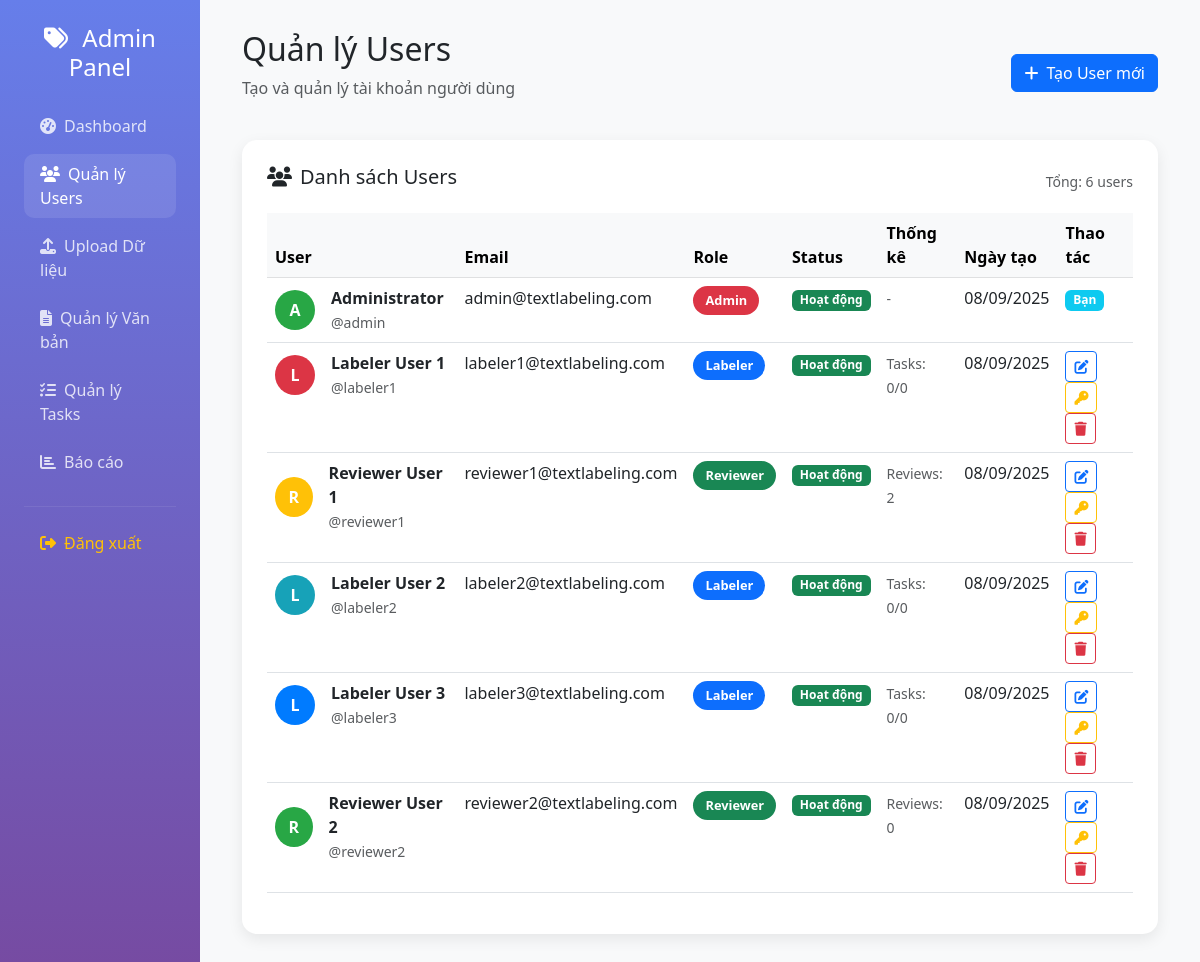
/admin/users.php (signed in), run on an earlier commit of the app's database.
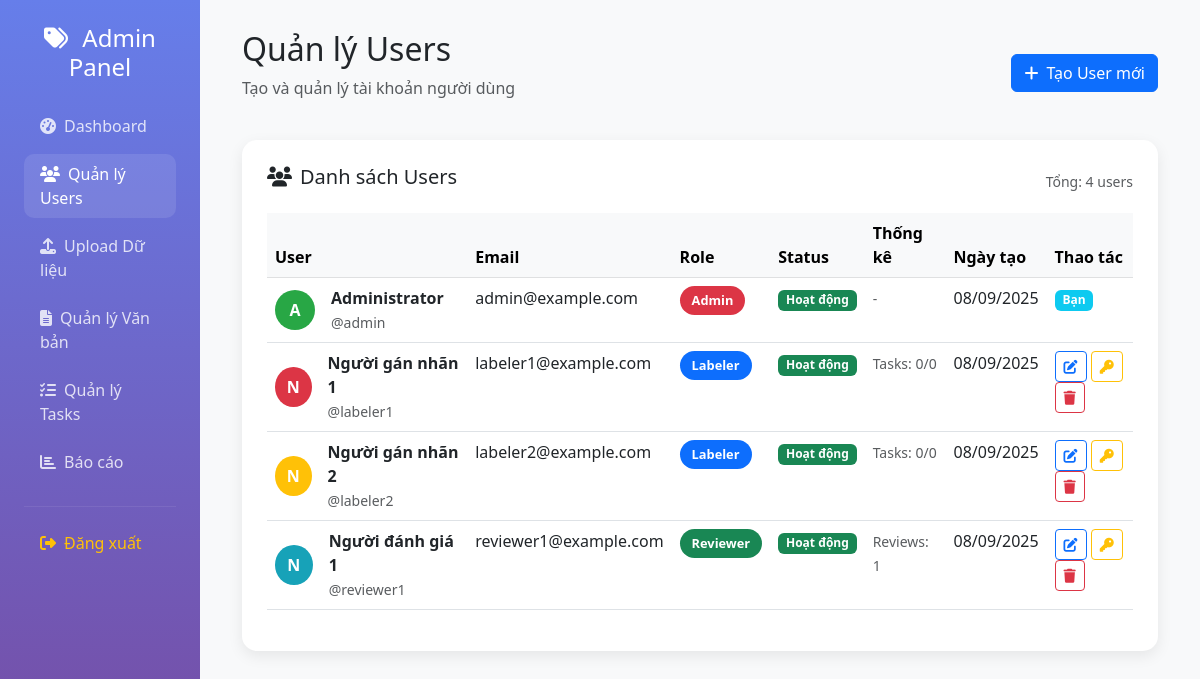
And on a later commit of the database.
### tables this page shows
CREATE TABLE users (
    id INT AUTO_INCREMENT PRIMARY KEY,
    username VARCHAR(50) UNIQUE NOT NULL,
    password VARCHAR(255) NOT NULL,
    full_name VARCHAR(100) NOT NULL,
    email VARCHAR(100),
    role ENUM('admin', 'labeler', 'reviewer') NOT NULL,
    status ENUM('active', 'inactive') DEFAULT 'active',
    created_at TIMESTAMP DEFAULT CURRENT_TIMESTAMP,
    updated_at TIMESTAMP DEFAULT CURRENT_TIMESTAMP ON UPDATE CURRENT_TIMESTAMP
);

### admin/users.php (the view, shortened to what this page needs)
<?php
$database = new Database();
$db = $database->getConnection();
$query = "SELECT u.*,
    COALESCE(task_stats.total_tasks, 0) as total_tasks,
    COALESCE(task_stats.completed_tasks, 0) as completed_tasks,
    COALESCE(review_stats.total_reviews, 0) as total_reviews
FROM users u
LEFT JOIN (
    SELECT assigned_to,
           COUNT(*) as total_tasks,
           SUM(CASE WHEN status = 'completed' THEN 1 ELSE 0 END) as completed_tasks
    FROM labeling_tasks
    GROUP BY assigned_to
) task_stats ON u.id = task_stats.assigned_to
LEFT JOIN (
    SELECT reviewer_id, COUNT(*) as total_reviews
    FROM reviews
    GROUP BY reviewer_id
) review_stats ON u.id = review_stats.reviewer_id
ORDER BY u.created_at DESC";
$stmt = $db->prepare($query);
$stmt->execute();
$users = $stmt->fetchAll(PDO::FETCH_ASSOC);
?>
<!DOCTYPE html>
<html lang="vi">
<head>
    <link href="https://cdnjs.cloudflare.com/ajax/libs/bootstrap/5.3.0/css/bootstrap.min.css" rel="stylesheet">
    <link href="https://cdnjs.cloudflare.com/ajax/libs/font-awesome/6.4.0/css/all.min.css" rel="stylesheet">
</head>
<body>
    <div class="container-fluid">
        <div class="row">
            <div class="col-md-2 sidebar p-0">
                <div class="p-4">
                    <h4 class="text-center mb-4">
                        <i class="fas fa-tags me-2"></i>
                        Admin Panel
                    </h4>
                    <div class="nav flex-column">
                        <a href="dashboard.php" class="nav-link mb-2">
                            <i class="fas fa-tachometer-alt me-2"></i>Dashboard
                        </a>
                        <a href="users.php" class="nav-link active mb-2">
                            <i class="fas fa-users me-2"></i>Quản lý Users
                        </a>
                        <a href="upload.php" class="nav-link mb-2">
                            <i class="fas fa-upload me-2"></i>Upload Dữ liệu
                        </a>
                        <a href="documents.php" class="nav-link mb-2">
                            <i class="fas fa-file-text me-2"></i>Quản lý Văn bản
                        </a>
                        <a href="tasks.php" class="nav-link mb-2">
                            <i class="fas fa-tasks me-2"></i>Quản lý Tasks
                        </a>
                        <a href="reports.php" class="nav-link mb-2">
                            <i class="fas fa-chart-bar me-2"></i>Báo cáo
                        </a>
                        <hr class="my-3" style="border-color: rgba(255,255,255,0.3);">
                        <a href="../logout.php" class="nav-link text-warning">
                            <i class="fas fa-sign-out-alt me-2"></i>Đăng xuất
                        </a>
                    </div>
                </div>
            </div>
            <div class="col-md-10">
                <div class="main-content">
                    <div class="d-flex justify-content-between align-items-center mb-4">
                        <div>
                            <h2>Quản lý Users</h2>
                            <p class="text-muted">Tạo và quản lý tài khoản người dùng</p>
                        </div>
                        <button class="btn btn-primary" data-bs-toggle="modal" data-bs-target="#createUserModal">
                            <i class="fas fa-plus me-2"></i>Tạo User mới
                        </button>
                    </div>
                    <div class="table-card">
                        <div class="d-flex justify-content-between align-items-center mb-3">
                            <h5><i class="fas fa-users me-2"></i>Danh sách Users</h5>
                            <small class="text-muted">Tổng: <?php echo count($users); ?> users</small>
                        </div>
                        <div class="table-responsive">
                            <table class="table table-hover">
                                <thead class="table-light">
                                    <tr>
                                        <th>User</th>
                                        <th>Email</th>
                                        <th>Role</th>
                                        <th>Status</th>
                                        <th>Thống kê</th>
                                        <th>Ngày tạo</th>
                                        <th>Thao tác</th>
                                    </tr>
                                </thead>
                                <tbody>
                                    <?php foreach ($users as $user): ?>
                                        <tr>
                                            <td>
                                                <div class="d-flex align-items-center">
                                                    <div class="user-avatar me-3" style="background: <?php
                                                        $colors = ['#007bff', '#28a745', '#dc3545', '#ffc107', '#17a2b8'];
                                                        echo $colors[$user['id'] % count($colors)];
                                                    ?>">
                                                        <?php echo strtoupper(substr($user['full_name'] ?? $user['username'], 0, 1)); ?>
                                                    </div>
                                                    <div>
                                                        <div class="fw-bold"><?php echo htmlspecialchars($user['full_name'] ?? $user['username']); ?></div>
                                                        <small class="text-muted">@<?php echo htmlspecialchars($user['username']); ?></small>
                                                    </div>
                                                </div>
                                            </td>
                                            <td><?php echo htmlspecialchars($user['email']); ?></td>
                                            <td>
                                                <span class="badge badge-role <?php
                                                    echo $user['role'] === 'admin' ? 'bg-danger' :
                                                        ($user['role'] === 'labeler' ? 'bg-primary' : 'bg-success');
                                                ?>">
                                                    <?php
                                                    $role_names = [
                                                        'admin' => 'Admin',
                                                        'labeler' => 'Labeler',
                                                        'reviewer' => 'Reviewer'
                                                    ];
                                                    echo $role_names[$user['role']] ?? $user['role'];
                                                    ?>
                                                </span>
                                            </td>
                                            <td>
                                                <span class="badge <?php echo $user['status'] === 'active' ? 'bg-success' : 'bg-secondary'; ?>">
                                                    <?php echo $user['status'] === 'active' ? 'Hoạt động' : 'Không hoạt động'; ?>
                                                </span>
                                            </td>
                                            <td>
                                                <small class="text-muted">
                                                    <?php if ($user['role'] === 'labeler'): ?>
                                                        Tasks: <?php echo $user['completed_tasks']; ?>/<?php echo $user['total_tasks']; ?>
                                                    <?php elseif ($user['role'] === 'reviewer'): ?>
                                                        Reviews: <?php echo $user['total_reviews']; ?>
                                                    <?php else: ?>
                                                        -
                                                    <?php endif; ?>
                                                </small>
                                            </td>
                                            <td>
                                                <?php echo isset($user['created_at']) ? date('d/m/Y', strtotime($user['created_at'])) : 'N/A'; ?>
                                            </td>
                                            <td>
                                                <?php if ($user['id'] != $_SESSION['user_id']): ?>
                                                    <button class="btn btn-sm btn-outline-primary" onclick="editUser(<?php echo htmlspecialchars(json_encode($user)); ?>)">
                                                        <i class="fas fa-edit"></i>
                                                    </button>
                                                    <button class="btn btn-sm btn-outline-warning" onclick="resetPassword(<?php echo $user['id']; ?>, '<?php echo htmlspecialchars($user['username']); ?>')">
                                                        <i class="fas fa-key"></i>
                                                    </button>
                                                    <button class="btn btn-sm btn-outline-danger" onclick="deleteUser(<?php echo $user['id']; ?>, '<?php echo htmlspecialchars($user['username']); ?>')">
                                                        <i class="fas fa-trash"></i>
                                                    </button>
                                                <?php else: ?>
                                                    <span class="badge bg-info">Bạn</span>
                                                <?php endif; ?>
                                            </td>
                                        </tr>
                                    <?php endforeach; ?>
                                </tbody>
                            </table>
                        </div>
                    </div>
                </div>
            </div>
        </div>
    </div>
</body>
</html>

### admin/users.php (style rules this page uses)
body { background: #f8f9fa; font-family: 'Segoe UI', sans-serif; }
.sidebar { background: linear-gradient(180deg, #667eea 0%, #764ba2 100%); min-height: 100vh; color: white; }
.sidebar .nav-link { color: rgba(255,255,255,0.8); transition: all 0.3s ease; }
.sidebar .nav-link:hover, .sidebar .nav-link.active { color: white; background: rgba(255,255,255,0.1); border-radius: 10px; }
.main-content { padding: 30px; }
.table-card { background: white; border-radius: 15px; box-shadow: 0 5px 15px rgba(0,0,0,0.08); padding: 25px; }
.badge-role { padding: 8px 12px; border-radius: 20px; font-size: 0.8rem; }
.user-avatar { width: 40px; height: 40px; border-radius: 50%; display: flex; align-items: center; justify-content: center; font-weight: bold; color: white; }

What changed in the data, as far as the page shows it:
removed users: full_name "L", full_name "Labeler User 3", username "labeler3", email "labeler3@textlabeling.com", role "Labeler", status "Hoạt động", completed_tasks "0", total_tasks "0", created_at "08/09/2025"
removed users: full_name "R", full_name "Reviewer User 2", username "reviewer2", email "reviewer2@textlabeling.com", role "Reviewer", status "Hoạt động", total_reviews "0", created_at "08/09/2025"
changed users "Administrator": email "admin@textlabeling.com" → "admin@example.com"
changed users "labeler1": full_name "L" → "N"; full_name "Labeler User 1" → "Người gán nhãn 1"; email "labeler1@textlabeling.com" → "labeler1@example.com"
changed users: full_name "R" → "N"; full_name "Reviewer User 1" → "Người gán nhãn 2"; username "reviewer1" → "labeler2"; email "reviewer1@textlabeling.com" → "labeler2@example.com"; role "Reviewer" → "Labeler"; completed_tasks (not shown) → "0"; total_tasks (not shown) → "0"; total_reviews "2" → (not shown); role "Reviews:" → "Tasks: /"
changed users: full_name "L" → "N"; full_name "Labeler User 2" → "Người đánh giá 1"; username "labeler2" → "reviewer1"; email "labeler2@textlabeling.com" → "reviewer1@example.com"; role "Labeler" → "Reviewer"; total_reviews (not shown) → "1"; completed_tasks "0" → (not shown); total_tasks "0" → (not shown); role "Tasks: /" → "Reviews:"
Also different on the page:
count($users): "6" → "4"
